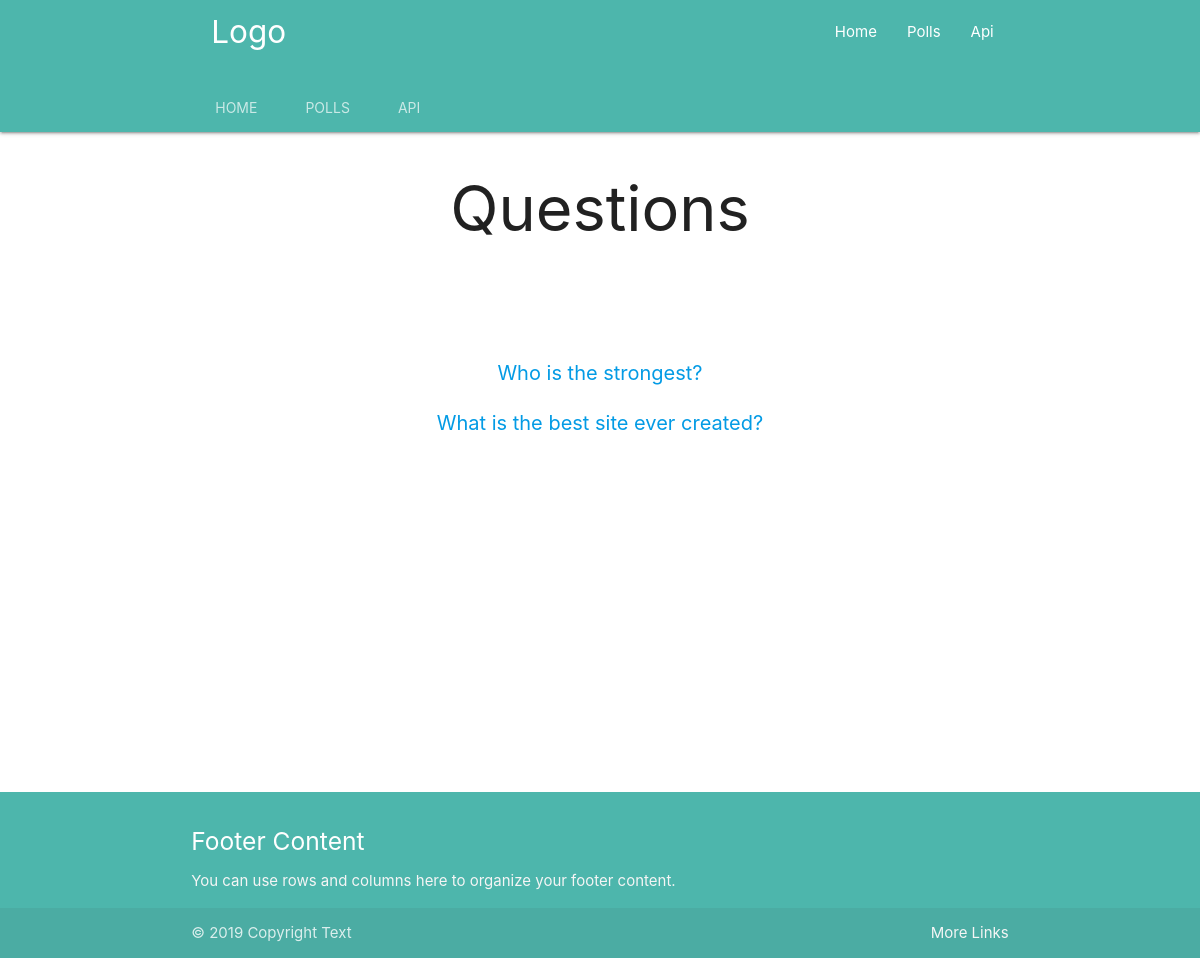
/polls/, run on an earlier commit of the app's database.
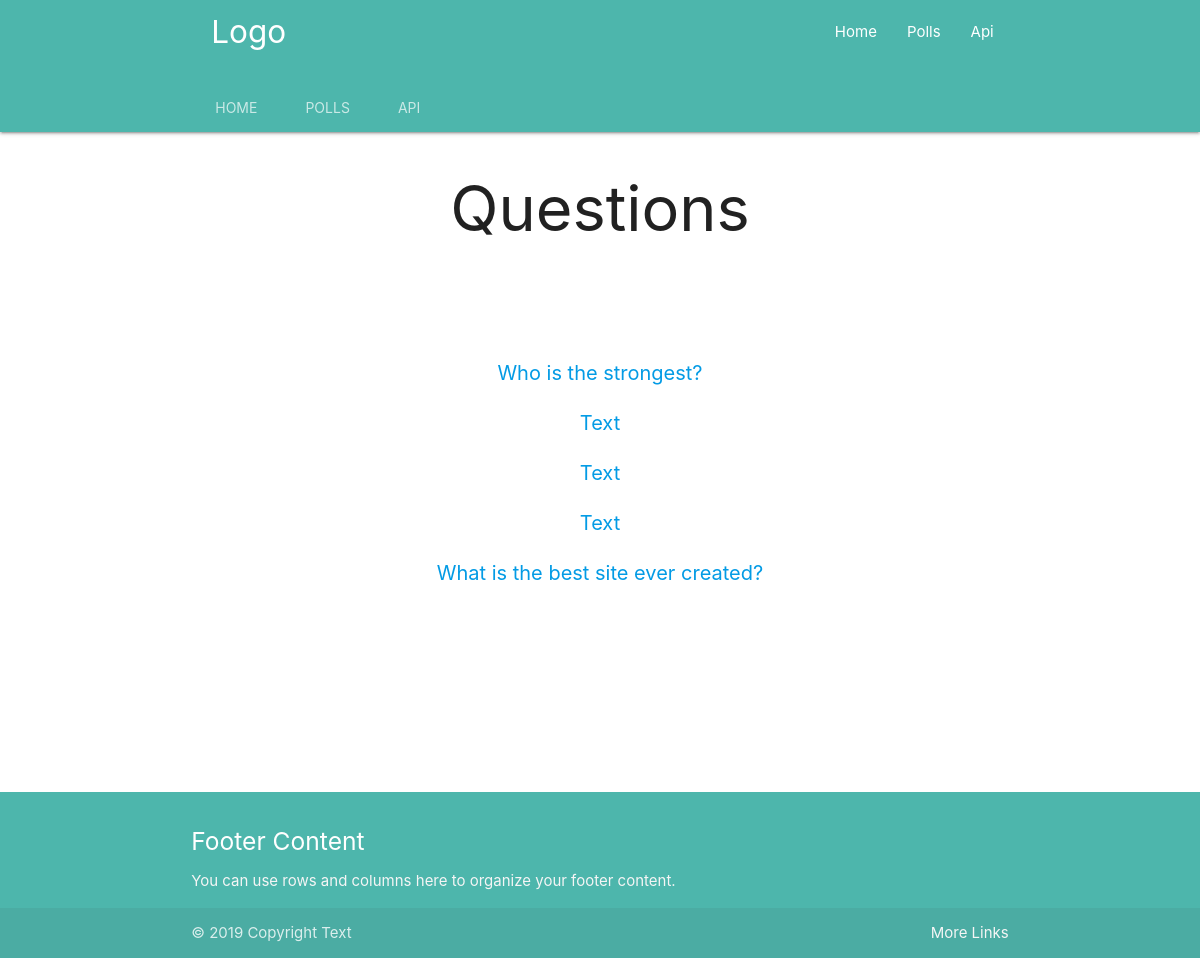
And on a later commit of the database.
### polls/models.py (models this page shows, shortened)
class Question(models.Model):
    question_text = models.CharField(max_length=200)
    pub_date = models.DateTimeField('date published')

### polls/views.py (the view)
class IndexView(generic.ListView):
    template_name = 'polls/index.html'
    context_object_name = 'latest_question_list'
    def get_queryset(self):
        return Question.objects.filter(
            pub_date__lte=timezone.now()
        ).order_by('-pub_date')[:5]

### polls/templates/polls/index.html
{% extends "polls/base.html" %}
{% block content %}
    <div class="polls_block">
        <div class="col s12">
            <h1>Questions</h1>
        </div>
        <div class="col s12">
            {% if latest_question_list %}
                <ul class="list_polls">
                    {% for question in latest_question_list %}
                        <li><a href="{% url 'polls:detail' question.id %}">{{ question.question_text }}</a></li>
                    {% endfor %}
                </ul>
            {% else %}
                <p>No polls are available.</p>
            {% endif %}
        </div>
    </div>
{% endblock %}

### polls/templates/polls/base.html (shortened to what this page needs)
<!DOCTYPE html>
<html lang="en">
<head>
    {% load staticfiles %}
    <link rel="stylesheet" href="https://cdnjs.cloudflare.com/ajax/libs/materialize/1.0.0/css/materialize.min.css">
    <link rel="stylesheet" type="text/css" href="{% static 'polls/style.css' %}" />
</head>
<body>
      <nav class="nav-extended">
          <div class="container">
               <div class="row">
                   <div class="col s12">
                       <div class="nav-wrapper">
                           <a href="/" class="brand-logo">Logo</a>
                           <ul id="nav-mobile" class="right hide-on-med-and-down">
                               <li class="tab"><a href="/">Home</a></li>
                               <li class="tab"><a href="{% url 'polls:index' %}">Polls</a></li>
                               <li class="tab"><a href="/api">Api</a></li>
                           </ul>
                       </div>
                       <div class="nav-content">
                          <ul class="tabs tabs-transparent">
                              <li class="tab"><a href="/">Home</a></li>
                              <li class="tab"><a href="{% url 'polls:index' %}">Polls</a></li>
                              <li class="tab"><a href="/api">Api</a></li>
                          </ul>
                       </div>
                   </div>
               </div>
           </div>
      </nav>
      <div class="container">
          <div class="row">
              {% block content %}
              {% endblock %}
          </div>
      </div>
      <footer class="page-footer">
          <div class="container">
               <div class="row">
                   <div class="col s12">
                       <h5 class="white-text">Footer Content</h5>
                       <p class="grey-text text-lighten-4">You can use rows and columns here to organize your footer content.</p>
                   </div>
               </div>
          </div>
          <div class="footer-copyright">
              <div class="container">
                  <div class="row">
                       <div class="col s12">
                           © 2019 Copyright Text
                           <a class="grey-text text-lighten-4 right" href="#!">More Links</a>
                       </div>
                  </div>
              </div>
          </div>
      </footer>
</body>
</html>

### polls/static/polls/style.css (style rules this page uses)
.page-footer,nav { background-color: #4db6ac; }
nav .brand-logo { margin-left: 20px; }
.polls_block { min-height: 660px; display: flex; text-align: center; flex-direction: column; }
.polls_block h1 { margin-bottom: 100px; }
.row { margin-bottom: 0px; }
ul:not(.browser-default)>li { list-style-type: none; font-size: 20px; margin-bottom: 20px; }

What changed in the data, as far as the page shows it:
added Question: question_text "Text"
added Question: question_text "Text"
added Question: question_text "Text"
